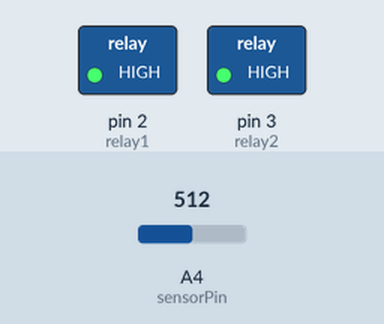
The sketch below on a simulated Arduino Uno, built with avr-gcc and run on an emulated ATmega328P. Parts: switched loads named in the sketch (green lamp = pin HIGH). The inputs (shaded band) are chosen by the test bench; at power-on: A4 (sensorPin) = 512.

Above: at 1.2 s.
1.3 s: A4 (sensorPin) set to 306
2.8 s: A4 (sensorPin) set to 284
At 3.8 s:
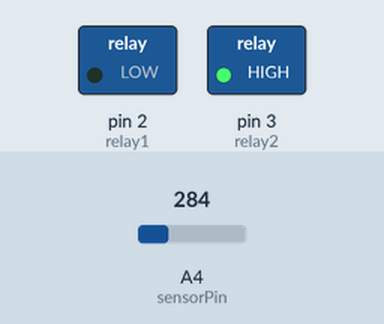
4.3 s: A4 (sensorPin) set to 310
At 5.0 s:
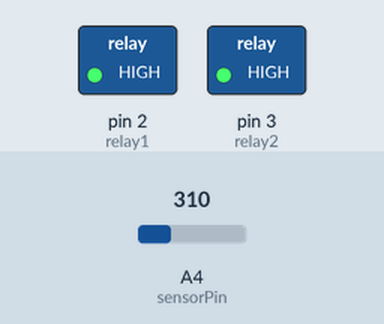
5.8 s: A4 (sensorPin) set to 290
At 6.1 s:
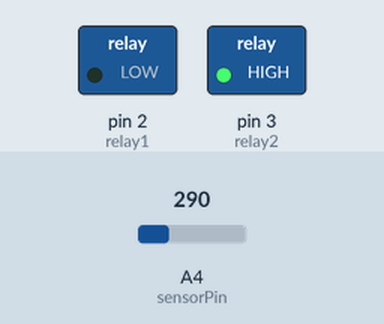
Timing chart, 0 to 8.3 s (numbered marks = the images above; inputs shaded):
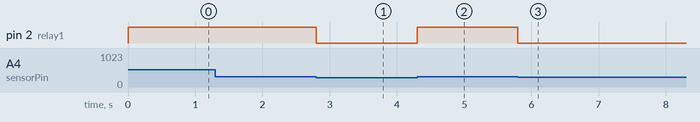

Measured:
- the behaviour switches between 300 and 299 on A4 (sensorPin) (found by bisection; images 0 and 1)
- after the input at 1.3 s, every drawn part: stays the same
- after the input at 2.8 s, pin 2 (relay1): HIGH → LOW at once
- after the input at 4.3 s, pin 2 (relay1): LOW → HIGH at once
- after the input at 5.8 s, pin 2 (relay1): HIGH → LOW at once

The sketch:

Relay_Motor.ino
```cpp
int relay1 = 2;
int relay2 = 3;
#define sensorPin A4
void setup() {
pinMode(relay1, OUTPUT);
pinMode(relay2, OUTPUT);
digitalWrite(relay1, HIGH);
digitalWrite(relay2, HIGH);
}
void loop() {
 int level = analogRead(sensorPin);
 if(level>=300)
  digitalWrite(relay1, HIGH);
 else
  digitalWrite(relay1, LOW);
}
```
